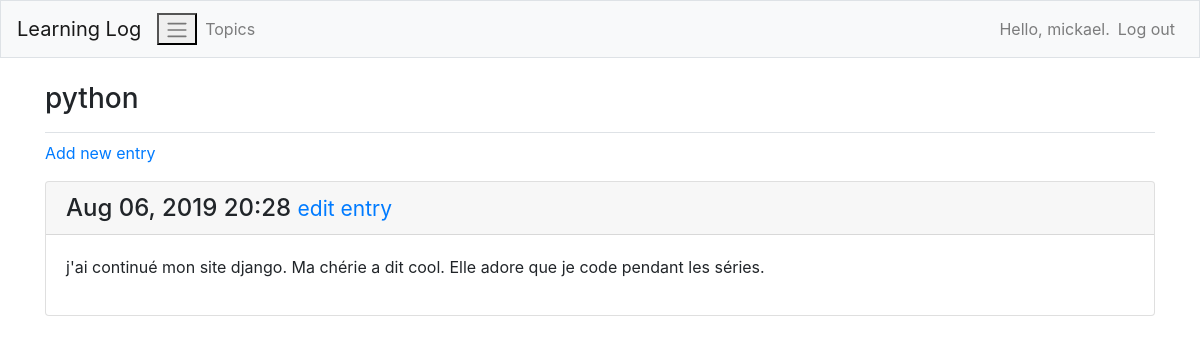
Before: /topics/3/ (signed in) with the older database file.
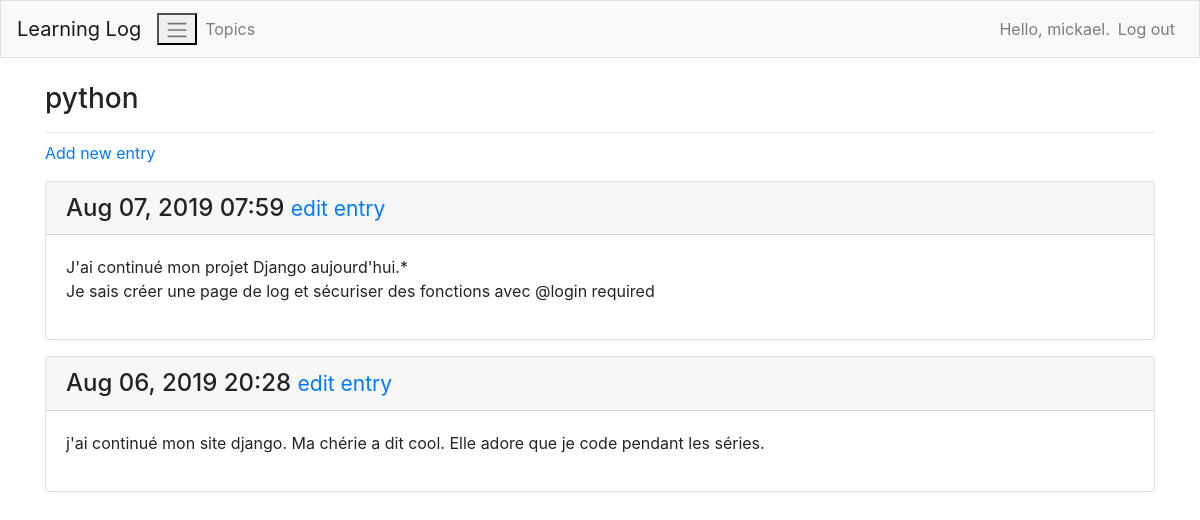
After: the same page with the newer database file.
### learning_logs/models.py (models this page shows)
class Topic(models.Model):
    text = models.CharField(max_length=200)
    date_added = models.DateTimeField(auto_now_add=True)
    owner = models.ForeignKey(User, on_delete=models.CASCADE)
    def __str__(self):
        return self.text

class Entry(models.Model):
    topic = models.ForeignKey(Topic, on_delete=models.CASCADE)
    text = models.TextField()
    date_added = models.DateTimeField(auto_now_add=True)

### learning_logs/views.py (the view)
# urls.py: path('topics/<int:topic_id>/', views.topic, name='topic'),
@login_required
def topic(request, topic_id):
    topic = Topic.objects.get(id=topic_id)
    if topic.owner != request.user:
        raise Http404
    entries = topic.entry_set.order_by('-date_added')
    context = {'topic': topic, 'entries': entries}
    return render(request, 'learning_logs/topic.html', context)

### learning_logs/templates/learning_logs/topic.html
{% extends 'learning_logs/base.html' %}
{% block page_header %}
    <h3>{{ topic }}</h3>
{% endblock page_header %}
{% block content %}
    <p>
        <a href="{% url 'learning_logs:new_entry' topic.id %}">Add new entry</a>
    </p>
    {% for entry in entries %}
        <div class="card mb-3">
            <h4 class ="card-header">
                {{ entry.date_added|date:'M d, Y H:i' }}
                <small><a href="{% url 'learning_logs:edit_entry' entry.id %}">edit entry</a> </small>
            </h4>
            <div class="card-body">
                {{ entry.text|linebreaks }}
            </div>
        </div>
    {% empty %}
        <li>There are no entries for this topic yet.</li>
    {% endfor %}
{% endblock content %}

### learning_logs/templates/learning_logs/base.html (shortened to what this page needs)
{% load bootstrap4 %}
<!doctype html>
<html lang="eng">
<head>
    {% bootstrap_css %}
</head>
<body>
    <nav class="navbar navbar-expand-md navbar-light bg-light mb-4 border">
        <a class="navbar-brand" href="{% url 'learning_logs:index' %}">Learning Log</a>
        <button class=navbar-toggler" type="button" data-toggle="collapse"
                data-target="#navbarCollapse" aria-controls="navbarCollapse" aria-expanded="false"
                aria-label="Toggle-navigation">
            <span class="navbar-toggler-icon"></span></button>
        <div class="collapse navbar-collapse" id="navbarCollapse">
            <ul class="navbar-nav mr-auto">
                <li class="nav-item">
                    <a class="nav-link" href="{% url 'learning_logs:topics' %}">Topics</a></li>
            </ul>
            <ul class="navbar-nav ml-auto">
                {% if user.is_authenticated %}
                    <li class="nav-item">
                        <span class="navbar-text" }">Hello, {{ user.username }}.</span>
                    </li>
                    <li class="nav-item">
                        <a class="nav-link" href="{% url 'users:logout' %}">Log out</a>
                    </li>
                {% endif %}
            </ul>
        </div>
    </nav>
    <main role="main" class="container">
        <div class="pb-2 mb-2 border-bottom">
            {% block page_header %}{% endblock page_header %}
        </div>
        <div>
            {% block content %} {% endblock content %}
        </div>
    </main>
</body>
</html>

Changed rows visible on the page:
added Entry: date_added "Aug 07, 2019 07:59", text "J'ai continué mon projet Django aujourd'hui.* Je sais créer une page de log et sécuriser des fonctions avec @login required"
